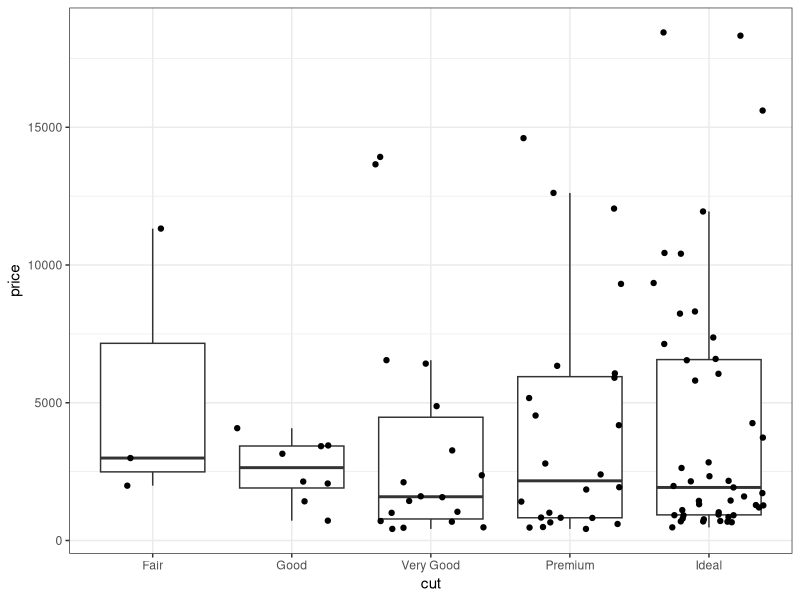
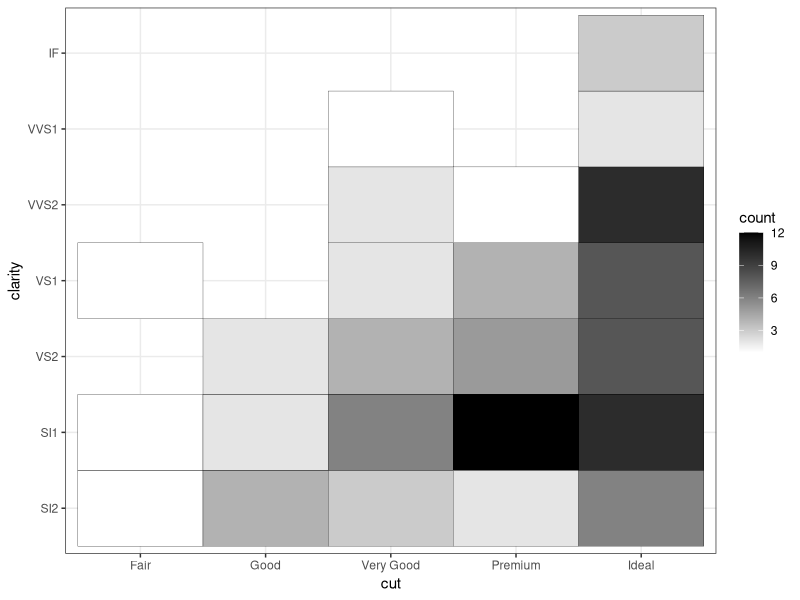
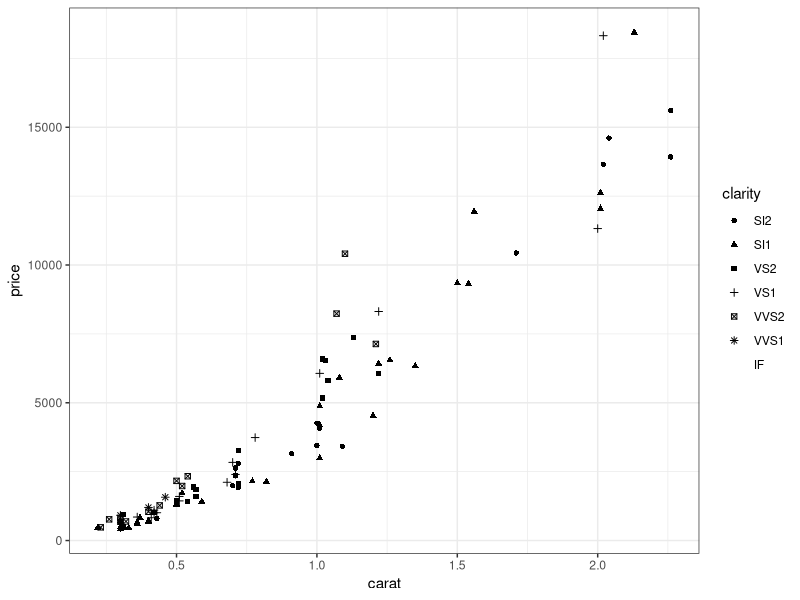
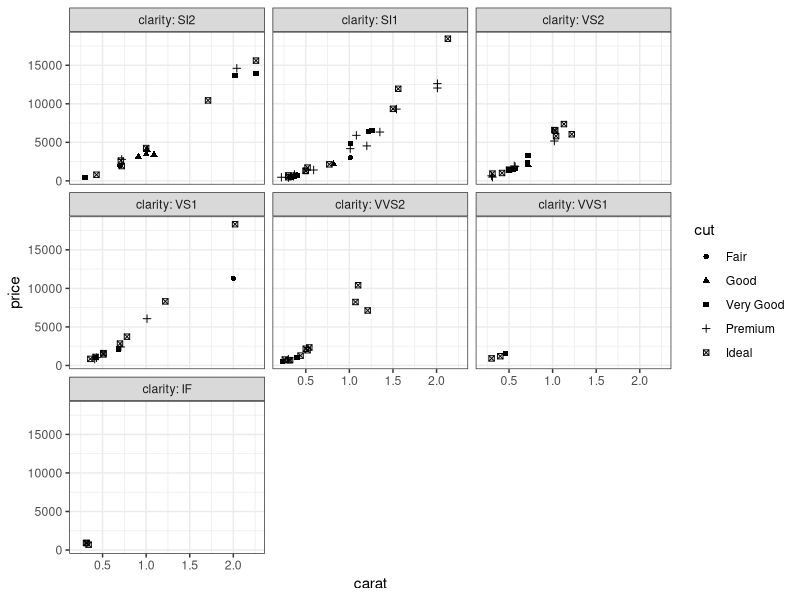
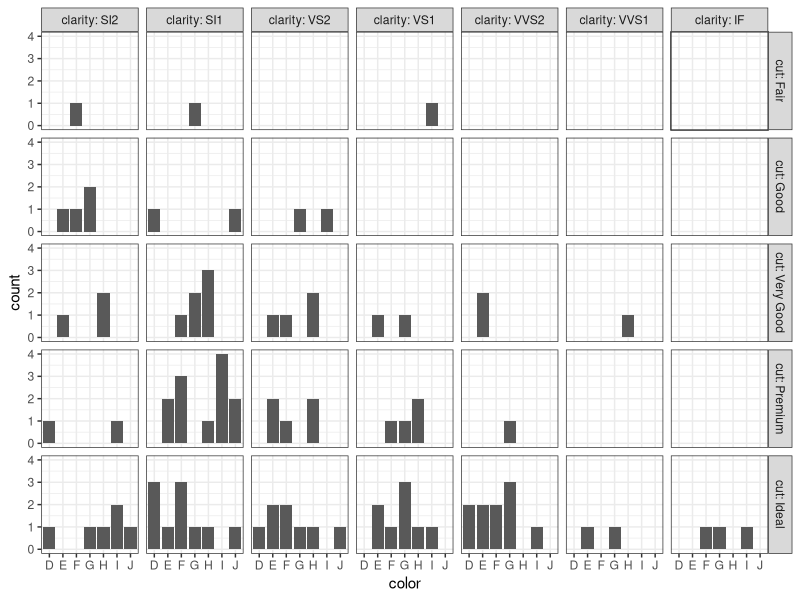
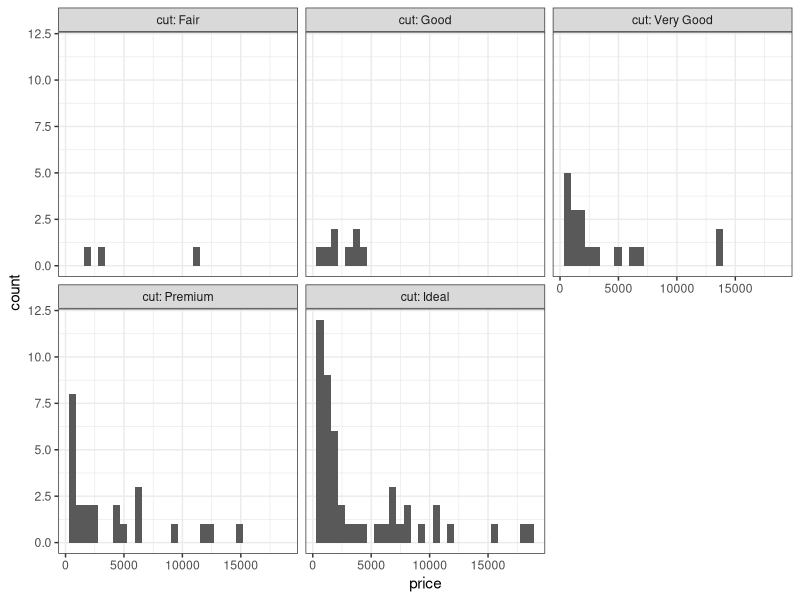

Here is the R script that generated these plots, in order:
## ---- chunk 1
knitr::opts_chunk$set(echo = FALSE, warning = FALSE, message = FALSE)
library(dplyr)
library(ggplot2)
library(ggthemes)
theme_set(theme_bw())
## ---- chunk 2
set.seed(15390)
dat <- droplevels(diamonds[sample(1L:nrow(diamonds), 100), ])
## ---- chunk 3
ggplot(dat, aes(x = cut, y = price)) +
  geom_boxplot(outlier.color = NA) +
  geom_point(position = "jitter") 
## ---- chunk 4
group_by(dat, cut, clarity) %>% 
  summarise(count = length(price)) %>% 
  ggplot(aes(x = cut, y = clarity, fill = count)) +
  geom_tile(color = "black") +
  scale_fill_gradient(low = "white", high = "black")
## ---- chunk 5
ggplot(dat, aes(x = carat, y = price, shape = clarity)) +
  geom_point()
## ---- chunk 6
ggplot(dat, aes(x = carat, y = price, shape = cut)) +
  geom_point() +
  facet_wrap(~ clarity, labeller = label_both) 
## ---- chunk 7
ggplot(dat, aes(x = color)) +
  geom_bar() +
  facet_grid(cut ~ clarity, labeller = label_both) 
## ---- chunk 8
ggplot(dat, aes(x = price)) +
  geom_histogram() +
  facet_wrap(~ cut, labeller = label_both)
